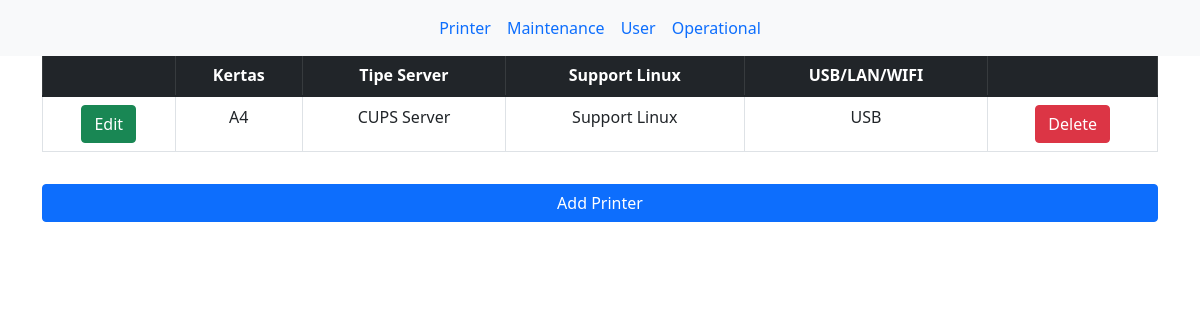
The page /printer/ops/ on the database its author committed.
### printer/models.py (models this page shows)
class Operational(models.Model):
  kertas_tipe = models.TextChoices('A4', 'F4')
  kertas = models.CharField(blank=True, choices=kertas_tipe.choices, max_length=10)
  server_tipe = models.TextChoices('CUPS Server', 'IP Server')
  server = models.CharField(blank=True, choices=server_tipe.choices, max_length=40)
  support_tipe = models.TextChoices('Support Linux', 'Non-Support Linux')
  support = models.CharField(blank=True, choices=support_tipe.choices, max_length=50, default="")
  usb_lan_wifi_tipe = models.TextChoices('USB', 'USB,LAN,WIFI')
  usb_lan_wifi = models.CharField(blank=True, choices=usb_lan_wifi_tipe.choices, max_length=100)

### printer/views.py (the view)
# urls.py: path('ops/', views.ops, name='ops'),
def ops(request):
  myops = Operational.objects.all().values()
  template = loader.get_template('ops.html')
  context = {
    'myops': myops,
  }
  return HttpResponse(template.render(context, request))

### printer/templates/ops.html (shortened to what this page needs)
<!DOCTYPE html>
<html>
    <head>
        <link rel="stylesheet" href="https://cdn.jsdelivr.net/npm/bootstrap@5.1.3/dist/css/bootstrap.min.css">
    </head>
<body>
    <nav class="navbar navbar-expand-sm bg-light justify-content-center fixed-top">
        <ul class="navbar-nav">
            <li class="nav-item">
                <a class="nav-link" href="index/">Printer</a>
            </li>
            <li class="nav-item">
                <a class="nav-link" href="mt/">Maintenance</a>
            </li>
            <li class="nav-item">
                <a class="nav-link" href="users/">User</a>
            </li>
            <li class="nav-item">
                <a class="nav-link" href="ops/">Operational</a>
            </li>
        </ul>
    </nav>
    <p class="h2 text-center">Printer</p>
    <div class="container mt-3">
        <table class="table table-hover table-bordered text-center">
            <thead class="table-dark">
                <tr>
                    <th></th>
                    <th>Kertas</th>
                    <th>Tipe Server</th>
                    <th>Support Linux</th>
                    <th>USB/LAN/WIFI</th>
                    <th></th>
                </tr>
            </thead>
            {% for x in myops %}
            <tbody>
                <tr>
                    <td><a href="update/{{ x.id }}" class='btn btn-success'>Edit</a></td>
                    <td>{{ x.kertas }}</td>
                    <td>{{ x.server }}</td>
                    <td>{{ x.support }}</td>
                    <td>{{ x.usb_lan_wifi }}</td>
                    <td><a href="delete/{{ x.id }}" class='btn btn-danger text-white'>Delete</a></td>
                </tr>
            </tbody>
            {% endfor %}
        </table>
        <div class="d-grid">
            <a href="add/" class="btn btn-primary mt-3 btn-block">Add Printer</a>
       </div>
    </div>
</body>
</html>

### rows shown on the page
Operational: kertas "A4", server "CUPS Server", support "Support Linux", usb_lan_wifi "USB"
